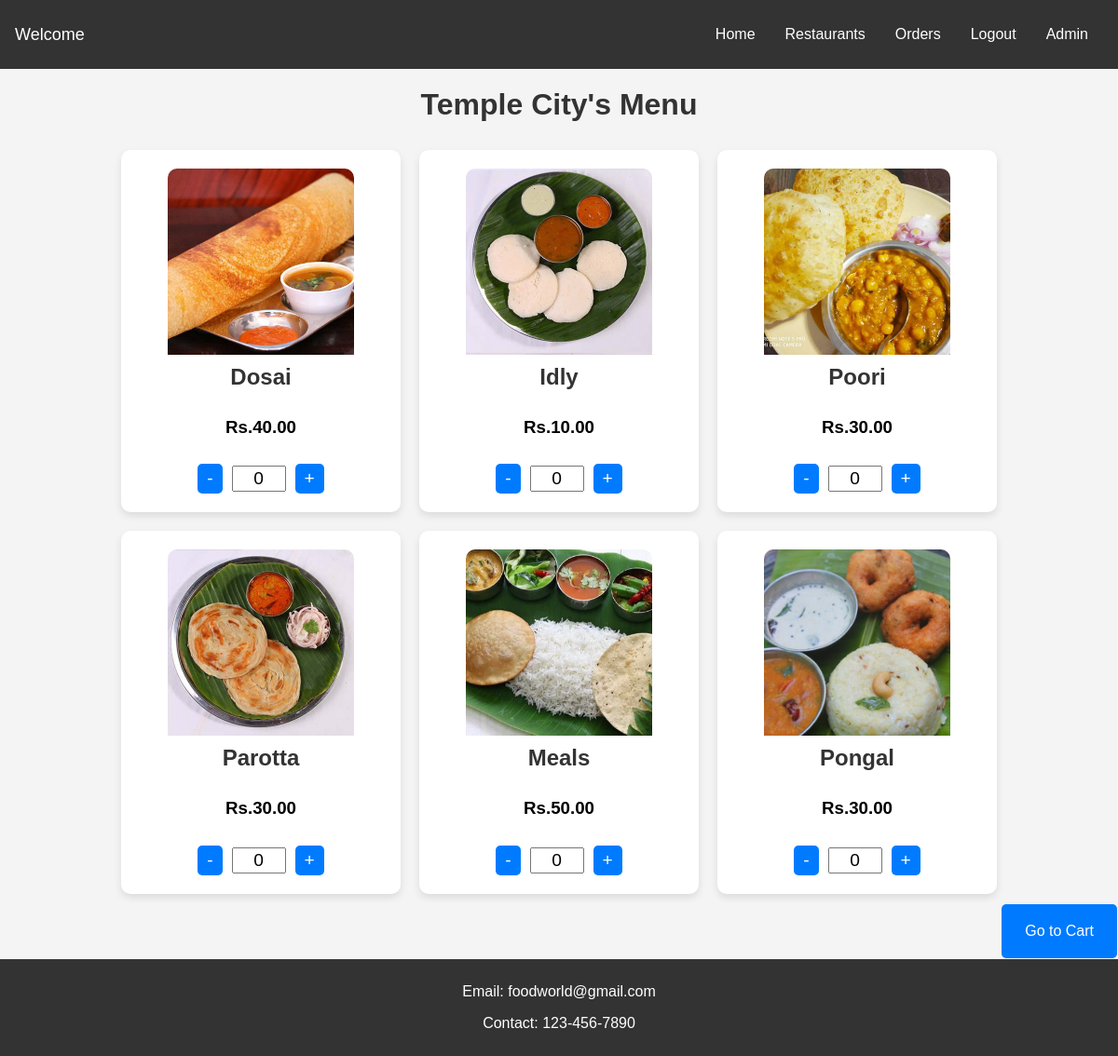
Page /food_menu/3/ (signed in) on the committed database.
### hotels_lists/models.py (models this page shows, shortened)
class hotels(models.Model):
    name = models.CharField(max_length=50)
    city = models.CharField(max_length=50)
    image = models.ImageField(upload_to='hotel_images/', null=True, blank=True)
    foods = models.ManyToManyField(Food, related_name='hotelss')

### food_menu/models.py (models this page shows, shortened)
class Food(models.Model):
    food_name = models.CharField(max_length=50)
    food_price = models.DecimalField(max_digits=6, decimal_places=2)
    food_image = models.ImageField(upload_to="Food_image/", blank=True,null=True)

### food_menu/views.py (the view)
# urls.py: path("food_menu/",include("food_menu.urls")),
def food_menu(request, hotel_id):
    hotel = get_object_or_404(hotels, id=hotel_id)
    foods = hotel.foods.all()
    return render(request, 'food_menu/food_menu.html', {'hotel': hotel, 'foods': foods})

### food_menu/templates/food_menu/food_menu.html (shortened to what this page needs)
{% extends "base.html" %}
{% load static %}
{% block css_files %}
  <link rel="stylesheet" href="{% static "food_menu/food_menu.css" %}" />
{% endblock %}
{% block content %}
<div class="container">
    <h1>{{ hotel.name }}'s Menu</h1>
    <div class="card-container">
        {% for food in foods %}
            <div class="card">
                <img src="{{ food.food_image.url }}" alt="{{ food.food_name }}">
                <h2>{{ food.food_name }}</h2>
                <h3>Rs.{{ food.food_price }}</h3>
                <div class="quantity-controls">
                    <button class="quantity-btn" onclick="decrease(this)">-</button>
                    <input type="text" class="quantity-input" value="0" readonly>
                    <button class="quantity-btn" onclick="increase(this)">+</button>
                </div>
            </div>
        {% empty %}
            <p>No food items available.</p>
        {% endfor %}
    </div>
</div>
<div id="content">
    <button onclick="goToCart()">Go to Cart</button>
</div>
{% endblock content %}

### food_menu/static/food_menu/food_menu.css (style rules this page uses)
body { font-family: Arial, sans-serif; background-color: #f4f4f4; margin: 0; padding: 0; }
.container { width: 80%; margin: auto; overflow: hidden; }
h1 { text-align: center; margin: 20px 0; color: #333; }
.card-container { display: flex; flex-wrap: wrap; justify-content: space-between; }
.card { background: white; box-shadow: 0 4px 8px rgba(0, 0, 0, 0.1); margin: 10px; padding: 20px; text-align: center; border-radius: 10px; width: calc(33.333% - 20px); box-sizing: border-box; display: flex; flex-direction: column; align-items: center; }
.card img { max-width: 100%; width: 200px; height: 200px; object-fit: cover; border-radius: 10px 10px 0 0; }
.card h2 { margin: 10px 0; color: #333; font-size: 1.5em; }
.quantity-controls { display: flex; align-items: center; justify-content: center; margin-top: 10px; }
.quantity-btn { background-color: #007bff; color: white; border: none; padding: 5px 10px; font-size: 1.2em; cursor: pointer; border-radius: 5px; }
.quantity-input { width: 50px; text-align: center; font-size: 1.2em; margin: 0 10px; }
#content { text-align:center; padding: 1px; background-color: #f4f4f4; flex: 1; display: flex; flex-direction: column; justify-content:right; align-items:flex-end; }
#content button { padding: 20px 25px; font-size: 16px; background-color: #007BFF; color: white; border: none; cursor: pointer; border-radius: 5px; }

### rows in the picture
hotels: name "Temple City"
Food: food_image (picture), food_name "Dosai", food_price "40.00"
Food: food_image (picture), food_name "Idly", food_price "10.00"
Food: food_image (picture), food_name "Poori", food_price "30.00"
Food: food_image (picture), food_name "Parotta", food_price "30.00"
Food: food_image (picture), food_name "Meals", food_price "50.00"
Food: food_image (picture), food_name "Pongal", food_price "30.00"
